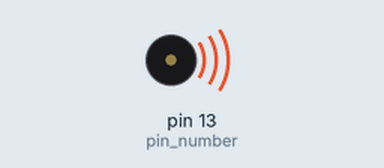
Simulated run of this sketch. Board: Arduino Uno, built with avr-gcc and run on an emulated ATmega328P. Shown: buzzer (waves = sounding).

Above: at 0.2 s.
Timing chart, 0 to 6.9 s (numbered marks = the images above):
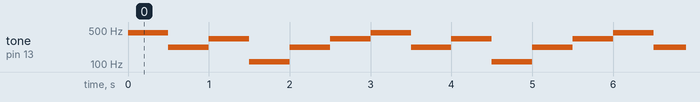

The sketch:

sketch_nov03a.ino
```cpp
int pin_number= 13;
int delay_no=500;

void setup() {
  // put your setup code here, to run once:

}

void loop() {

  tone(pin_number,440);
  delay(delay_no);
  tone(pin_number,220);
  delay(delay_no);
  tone(pin_number,330);
  delay(delay_no);
  tone(pin_number,110);
  delay(delay_no);
  tone(pin_number,220);
  delay(delay_no);
  tone(pin_number,330);
  delay(delay_no);


}
```

Measured:
- by itself, tone on pin 13 (pin_number): repeats every 3.0 s: 220 Hz 0.50 s, 330 Hz 0.50 s, 110 Hz 0.50 s, 220 Hz 0.50 s, 330 Hz 0.50 s, 440 Hz 0.50 s
